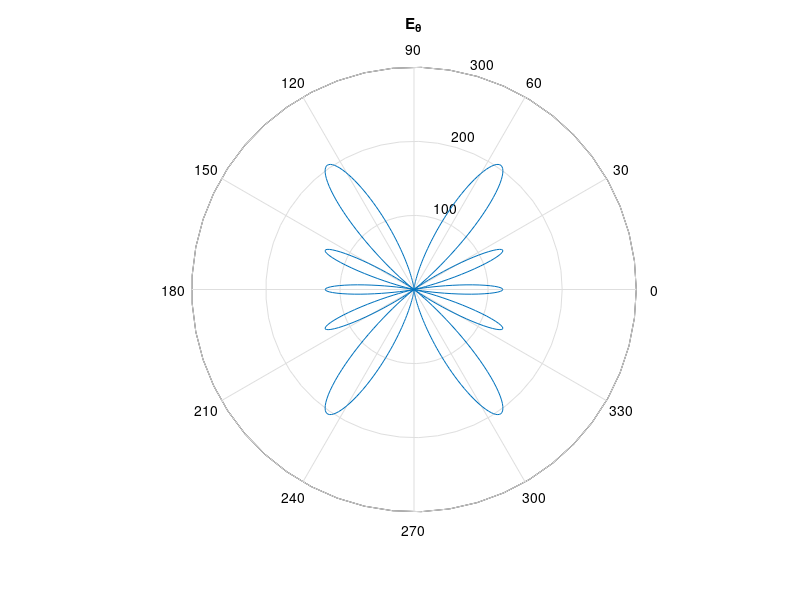
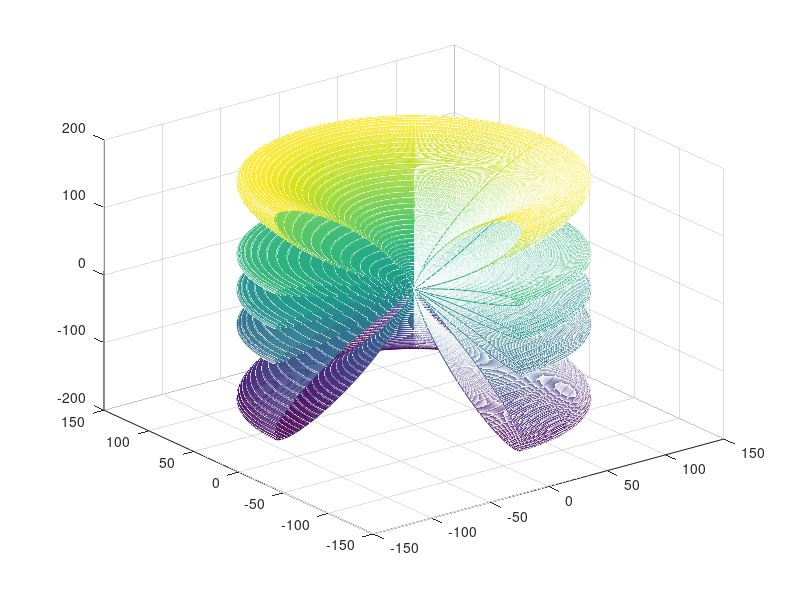

MATLAB code for these plots, in order:
% Author: Luis Badesa

%% Vertical Dipole antenna (center-fed)
clear all
close all
clc

prompt = sprintf ('What is the length of the dipole antenna, in terms of lambda? \nL = x means here that L = x*lambda \n');
L = input(prompt); % "L = x" means here that "L = x*lambda"
if ~isscalar(L) || L<0
    error('Introduce a scalar bigger than 0 for the length of the dipole antenna')
end

% Modify these next 2 parameters for each case:
Im = 2;
r = 2;

% Dipole antenna equations:
theta = 0:0.01:2*pi;
E_theta = abs(60*Im/r*((cos(2*pi*L/2*cos(theta))-cos(2*pi*L/2))./sin(theta)));

figure(1)
polar(theta-pi/2,E_theta) % I substract pi/2 from theta so that the pattern corresponds to a vertical antenna instead of a horizontal one
title('E_{\theta}')

% 3D plot:

[theta,phi] = meshgrid(0:0.01:pi,0:0.01:2*pi);
E_theta = 60*Im/r*((cos(2*pi*L/2*cos(theta))-cos(2*pi*L/2))./sin(theta));
 
% Transforming to XYZ (cartersian)
x = E_theta.*sin(theta).*cos(phi);
y = E_theta.*sin(theta).*sin(phi);
z = E_theta.*cos(theta);

% For cutting with 2 semi-planes:
a = x<0;
b = y<0;
c = a.*b;

for j=1:size(c,1)
    for k=1:size(c,2)
        if c(j,k)>0
            c(j,k) = NaN;
        end
    end
end
            
z_noPlot = z.*c;
z = z + z_noPlot;

figure(2)
mesh(x,y,z);
